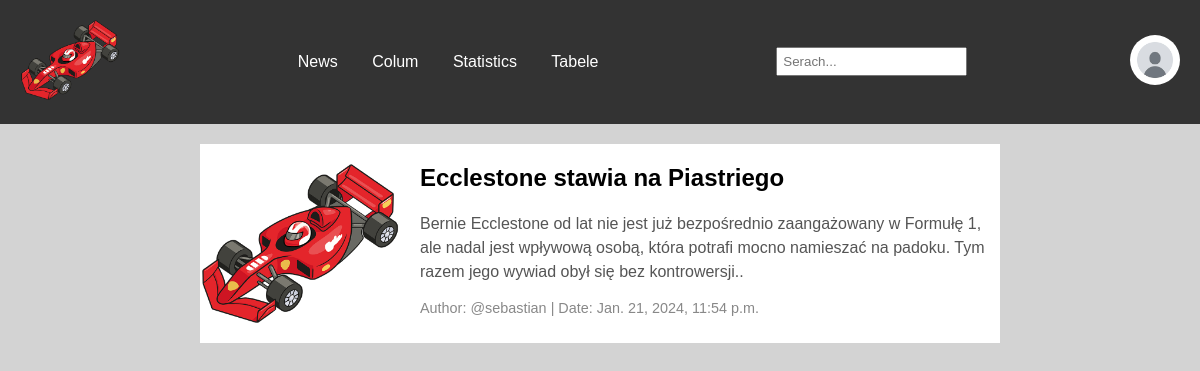
The app's page / (signed in) with its own data.
### base/models.py (models this page shows, shortened)
class Topic(models.Model):
    name = models.CharField(max_length=200)

class User(AbstractUser):
    is_author = models.BooleanField('author status', default=False)
    name = models.CharField(max_length=200, null=True)
    email = models.EmailField(unique=True, null=True)
    bio = models.TextField(null=True)
    avatar = models.ImageField(null=True, default="def.jpg")
    USERNAME_FIELD = 'email'
    REQUIRED_FIELDS = []

class Article(models.Model):
    author = models.ForeignKey(User, on_delete=models.SET_NULL, null=True)
    topic = models.ForeignKey(Topic, on_delete=models.SET_NULL, null=True)
    title = models.CharField(max_length = 200)
    description = models.TextField(max_length = 200)
    body = RichTextField()
    image = models.ImageField(null=True, default="logo.webp")
    updated = models.DateTimeField(auto_now=True)
    created = models.DateTimeField(auto_now_add=True)
    class Meta:
        ordering = ['-updated', '-created']

### base/views.py (the view)
# urls.py: path('', views.home, name="home"),
def home(request):
    q = request.GET.get('q') if request.GET.get('q') != None else ''
    articles = Article.objects.filter(
        Q(topic__name__icontains=q) |
        Q(title__icontains=q) |
        Q(description__icontains=q)|
        Q(author__username__icontains=q)
    )
    topics = Topic.objects.all()
    context = {"articles": articles, "topics": topics}
    return render(request, 'base/home.html', context)

### base/templates/base/home.html (shortened to what this page needs)
{% extends 'main.html' %}
{% block content %}
     <div class = 'home-container'>
        <div class="blog-container">
            {% for article in articles %}
            <article class="blog-post">
                <img src="{{article.image.url}}" alt="Article Image">
                <div class="post-content">
                    <h2 class="post-title"><a href="{% url 'article' article.id %}">{{article.title}}</a></h2>
                    <p class="post-description">{{article.description}}.</p>
                    <p class="post-meta">Author: @{{ article.author.username }} | Date: {{article.created}}</p>
                </div>
            </article>
            {% endfor %}
        </div>
    </div>
{% endblock content %}

### templates/navbar.html (shortened to what this page needs)
{% load static %}
<header class="navbar">
    <div class="logo">
        <a href="/">
            <img src="{% static 'images/logo.webp' %}" alt="Logo">
        </a>
    </div>
    <nav class="nav-links">
        {% for topic in topics %}
        <a href="#">{{topic.name}}</a>
        {% endfor %}
    </nav>
    <div class="search-bar">
        <form  class = "search-form" method ="GET" action="{% url 'home' %}">
            <input type="text" name="q" placeholder = "Serach...">
        </form>
    </div>
    {% if request.user.is_authenticated %}
    <div class="profile-wrapper">
        <img src="{{request.user.avatar.url}}" alt="Profile Photo" id="profile-avatar">
    </div>
    {% else %}
    <div class="nav-links">
        <a href="{% url 'login' %}">Login/Register</a>
    </div>
    {% endif %}
</header>

### static/styles/style.css (style rules this page uses)
body { font-family: Arial, sans-serif; margin: 0; padding: 0; background-color: lightgrey; }
.blog-container { max-width: 800px; margin: 20px auto; }
.blog-post { display: flex; margin-bottom: 40px; background-color: white; }
.blog-post img { max-width: 200px; height: auto; margin-right: 20px; position: relative; }
.post-content { flex: 1; }
.post-title a { font-size: 1em; margin-top: 10px; margin-bottom: 5px; color: black; font-weight: bold; text-decoration: none; }
.post-description { color: #555; line-height: 1.5; }
.post-meta { color: #888; font-size: 0.9em; margin-top: 5px; }
.navbar { background-color: #333; padding: 10px 20px; display: flex; justify-content: space-between; align-items: center; }
.logo img { max-width: 100px; }
.nav-links a { color: #fff; text-decoration: none; margin: 0 15px; }
.search-bar { display: flex; }
.search-bar input { padding: 5px; }
.profile-wrapper { position: relative; display: inline-block; }
#profile-avatar { border-radius: 50%; max-width: 50px; cursor: pointer; }

### records on screen
Topic: name "News"
Topic: name "Colum"
Topic: name "Statistics"
Topic: name "Tabele"
User: user.avatar (picture)
Article: image (picture), title "Ecclestone stawia na Piastriego", description "Bernie Ecclestone od lat nie jest już bezpośrednio zaangażowany w Formułę 1, ale nadal jest wpływową osobą, która potrafi mocno namieszać na padoku. Tym razem jego wywiad obył się bez kontrowersji.", author.username "sebastian", created "Jan. 21, 2024, 11:54 p.m."
